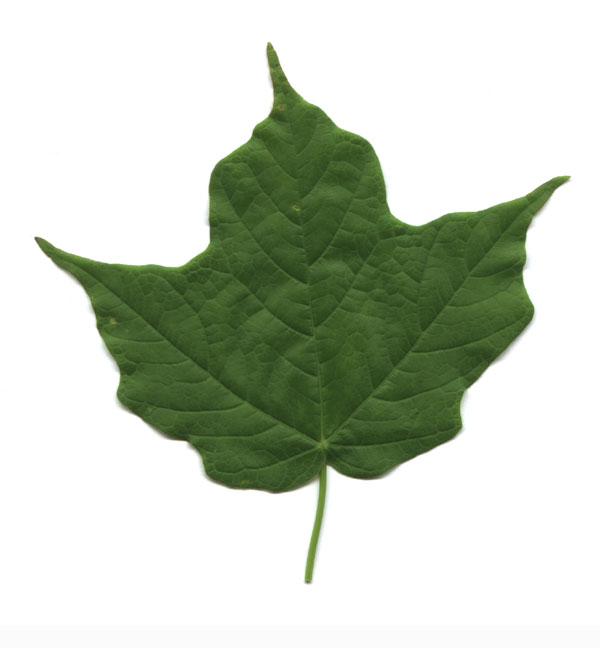
#> input picture pythonPerl/assignments/assignment 8/lecture_13_code/LEAF.jpg, 600 x 648 px, found by its file name
$ python EdgeDetect.py
#> lines starting #> are read from the running program, lines starting #| are printed output that depends on the picture
import Image
import ImageFilter


def filterFindEdges(im):

    im1 = im.filter(ImageFilter.FIND_EDGES)

    im1.save("EDGES.jpg")


imageFile = "LEAF.jpg"
im1 = Image.open(imageFile)
#> im1 is the input picture: PIL image 600x648 RGB; mean R, G, B 199.7, 207.6, 193.6
filterFindEdges(im1)
#> in filterFindEdges, `im1 = im.filter(ImageFilter.FIND_EDGES)`:
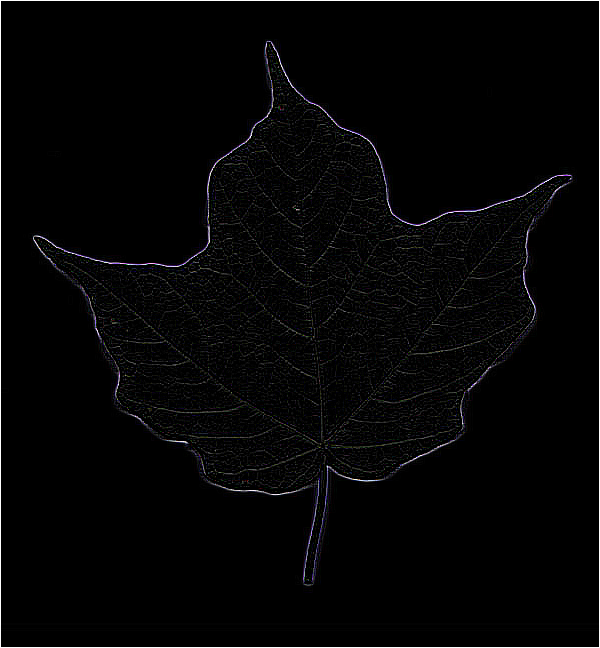
#> im1: PIL image 600x648 RGB; mean R, G, B 5, 5, 5.3
